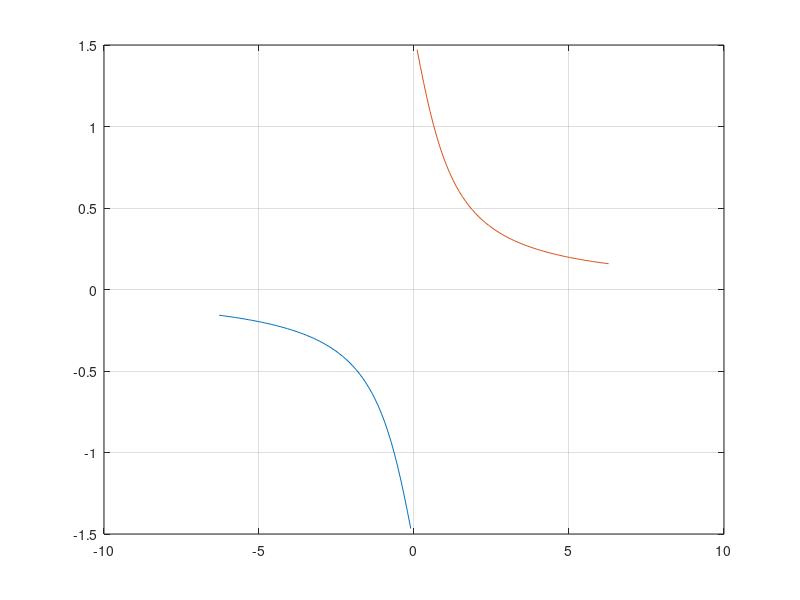

The MATLAB script that drew this image:
% Regression test function (black box) for acot
% This function is autogenerated by helpgen.py
function bbtest_success = bbtest_mathfunctions_acot
  bbtest_success = 1;
NumErrors = 0;
try
  x1 = -2*pi:pi/30:-0.1;
catch
  NumErrors = NumErrors + 1;
end
try
  x2 = 0.1:pi/30:2*pi;
catch
  NumErrors = NumErrors + 1;
end
try
  plot(x1,acot(x1),x2,acot(x2)); grid('on');
catch
  NumErrors = NumErrors + 1;
end
try
  mprint('acotplot');
catch
  NumErrors = NumErrors + 1;
end
if (NumErrors ~= 0) bbtest_success = 0; return; end
